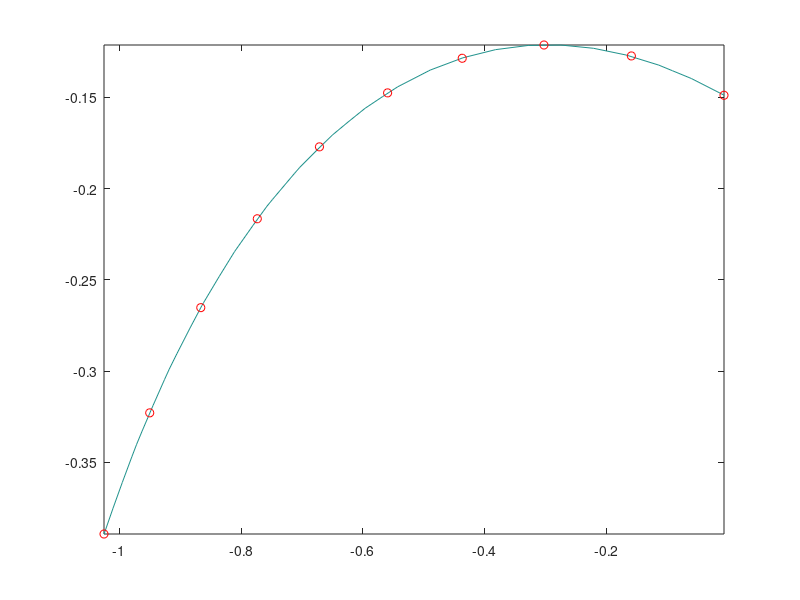
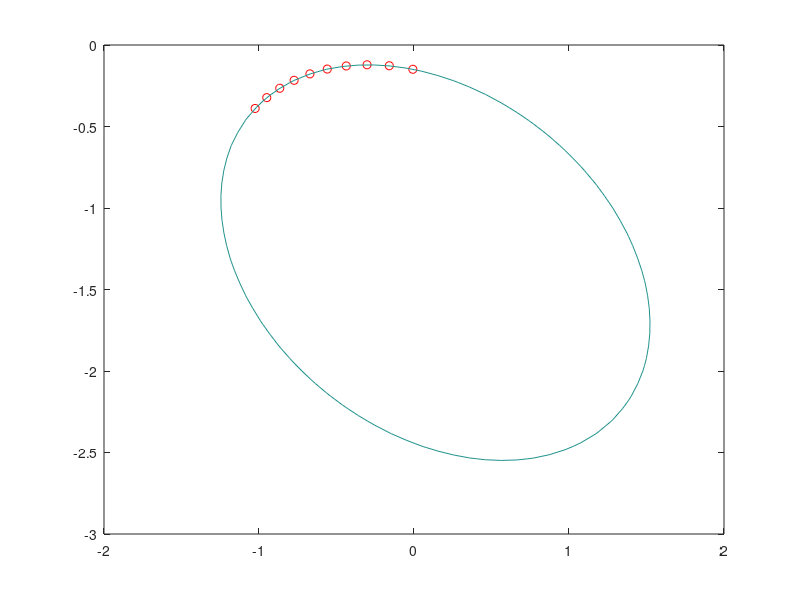
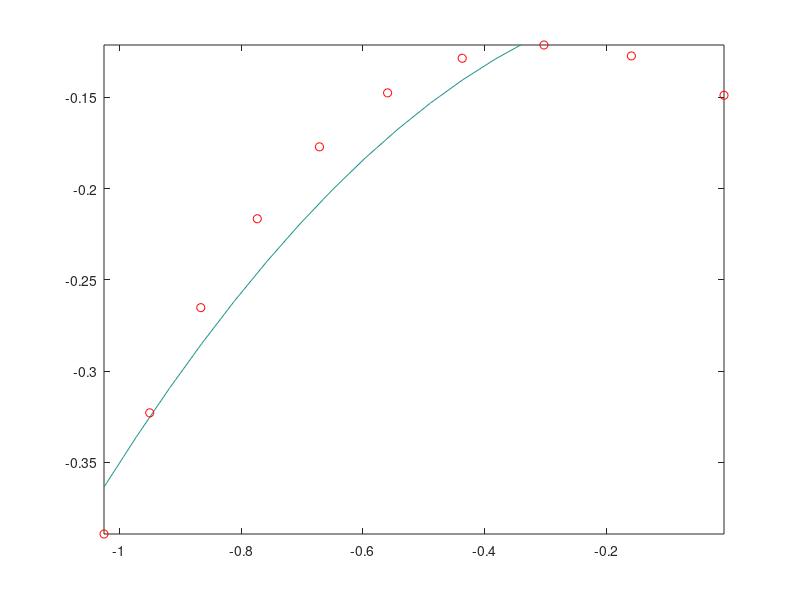
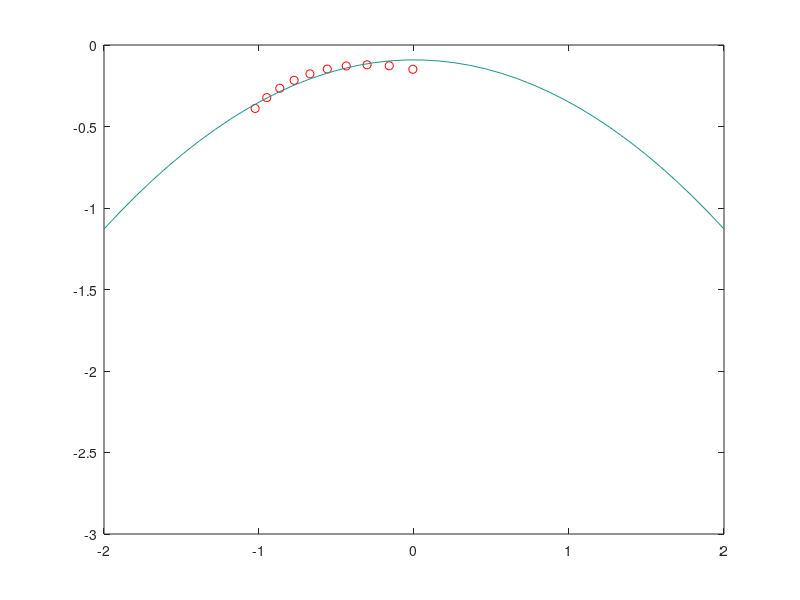

Source code (MATLAB) for these figures, in order:
close all
x=[-1.024940; -0.949898; -0.866114; -0.773392; -0.671372; -0.559524;...
    -0.437067; -0.302909; -0.159493; -0.007464];
y=[-0.389269; -0.322894; -0.265256;	-0.216557;	-0.177152; -0.147582;...
    -0.128618; -0.121353;	-0.127348; -0.148895];


%Model eliptic
A=[y.^2, x.*y, x, y, ones(size(x))];
bv=x.^2;
coef=A\bv;
a=coef(1); b=coef(2); c=coef(3); d=coef(4); e=coef(5);

u=linspace(min(x),max(x),20);
v=linspace(min(y),max(y),20);
[X,Y]=meshgrid(u,v);
Z=a*Y.^2+b*X.*Y+c*X+d*Y+e-X.^2;
contour(X,Y,Z,[0,0]); hold on
plot(x,y,'ro'); hold on

figure()
plot(x,y,'ro'); hold on
u=linspace(-2,2,40);
v=linspace(-3,0,40);
[X,Y]=meshgrid(u,v);
Z=a*Y.^2+b*X.*Y+c*X+d*Y+e-X.^2;
contour(X,Y,Z,[0,0]);


err=sum((a*y.^2+b*x.*y+c*x+d*y+e-x.^2).^2).^(1/2)
errb=norm(a*y.^2+b*x.*y+c*x+d*y+e-x.^2)



%Modelul parabolic

figure()
A2=[y,ones(size(x))];
coef2=A2\bv;
a=coef2(1); e=coef2(2);
u=linspace(min(x),max(x),20);
v=linspace(min(y),max(y),20);
[X,Y]=meshgrid(u,v);
Z=a*Y+e-X.^2;
contour(X,Y,Z,[0,0]); hold on
plot(x,y,'ro')
figure()
plot(x,y,'ro'); hold on
u=linspace(-2,2,40);
v=linspace(-3,0,40);
[X,Y]=meshgrid(u,v);
Z=a*Y+e-X.^2;
contour(X,Y,Z,[0,0]);

err2=sum((a*y+e-x.^2).^2)^(1/2)
err2b=norm(a*y+e-x.^2)

figure()
plot(x,y,'ro'); hold on
u=linspace(-2,2,40);
v=linspace(-3,0,40);
[X,Y]=meshgrid(u,v);
Z=a*Y.^2+b*X.*Y+c*X+d*Y+e-X.^2;
contour(X,Y,Z,[0,0]);
hold on
Z=a*Y+e-X.^2;
contour(X,Y,Z,[0,0]);
